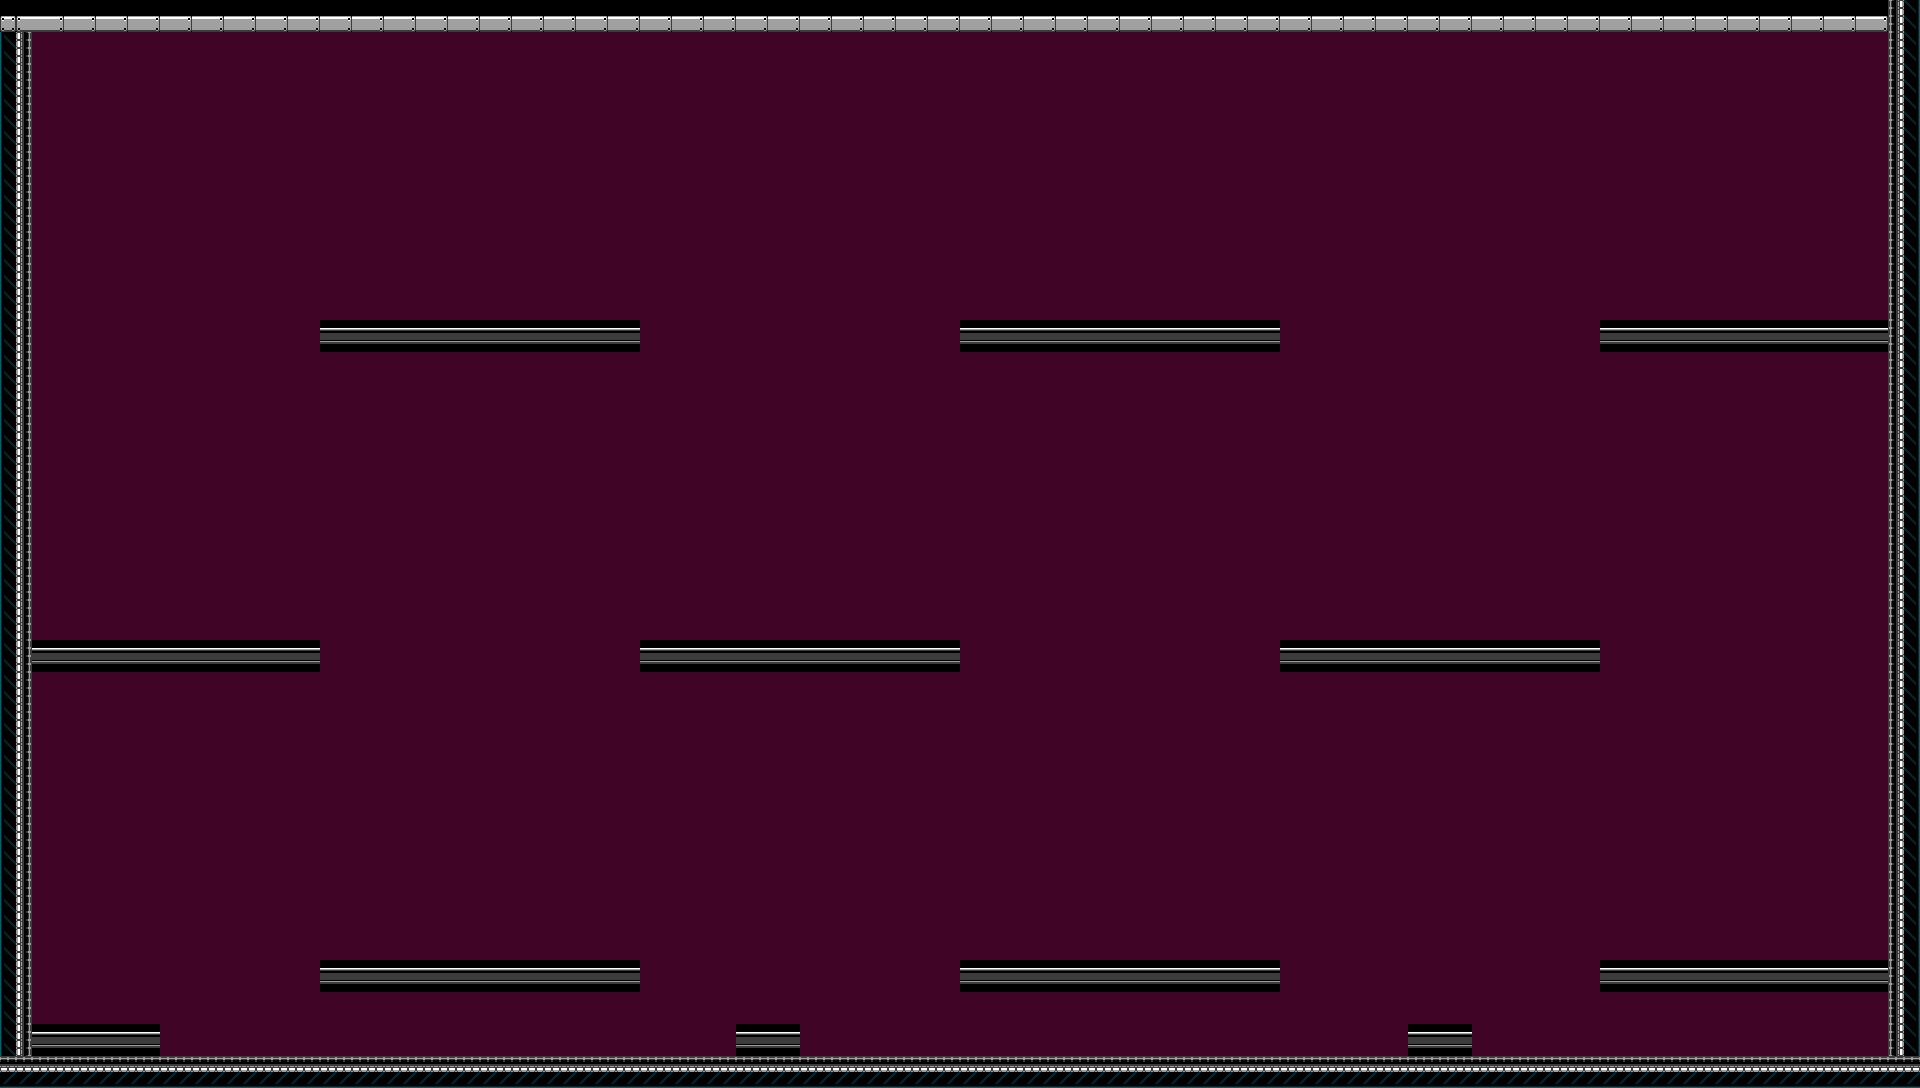

Tiled map render using the project's own tile images. Description and the map definition, with tile-layer contents summarised, below:
An orthogonal 60x34 tile map with 32x32 px tiles, 3 tile layers (Background, Tiles, Foreground) and 21 objects (2x enemy_crawler, player_spawn, door_right, extraction_point).

<map version="1.10" tiledversion="1.12.0" orientation="orthogonal" renderorder="right-down" width="60" height="34" tilewidth="32" tileheight="32" infinite="0" nextlayerid="6" nextobjectid="30">
 <properties>
  <property name="area" value="underworks" />
  <property name="doorRight" value="intro_room_02" />
  <property name="id" value="intro_room_01" />
  <property name="isBossRoom" value="false" />
  <property name="musicTrack" value="underworks_ambient" />
  <property name="world" value="irl" />
 </properties>
 <tileset firstgid="1" source="placeholder.tsx" />
 <layer id="1" name="Background" width="60" height="34">
  <data>[2040 cells, 0 non-empty, 0 distinct tile ids]</data>
 </layer>
 <layer id="2" name="Tiles" width="60" height="34">
  <data>[2040 cells, 2040 non-empty, 6 distinct tile ids]</data>
 </layer>
 <layer id="3" name="Foreground" width="60" height="34">
  <data>[2040 cells, 0 non-empty, 0 distinct tile ids]</data>
 </layer>
 <objectgroup id="4" name="Collisions">
  <properties>
   <property name="type" value="collision" />
  </properties>
  <object id="5" x="0" y="0" width="32" height="1088" />
  <object id="6" x="32" y="0" width="1888" height="32" />
  <object id="7" x="1888" y="0" width="32" height="944" />
  <object id="8" x="0" y="1056" width="1920" height="32" />
  <object id="11" x="320" y="320" width="320" height="32" />
  <object id="12" x="640" y="640" width="320" height="32" />
  <object id="13" x="320" y="960" width="320" height="32" />
  <object id="14" x="960" y="960" width="320" height="32" />
  <object id="15" x="1280" y="640" width="320" height="32" />
  <object id="17" x="1600" y="960" width="288" height="32" />
  <object id="18" x="1600" y="320" width="288" height="32" />
  <object id="19" x="960" y="320" width="320" height="32" />
  <object id="20" x="32" y="640" width="288" height="32" />
  <object id="21" x="32" y="1024" width="128" height="32" />
  <object id="22" x="736" y="1024" width="64" height="32" />
  <object id="23" x="1408" y="1024" width="64" height="32" />
 </objectgroup>
 <objectgroup id="5" name="Entities">
  <object id="25" name="player_spawn" x="100" y="1040">
   <properties>
    <property name="type" value="player_spawn" />
   </properties>
   <point />
  </object>
  <object id="26" name="enemy_crawler" x="783.774" y="619.461">
   <properties>
    <property name="type" value="enemy_crawler" />
   </properties>
   <point />
  </object>
  <object id="27" name="door_right" x="1860" y="944" width="60" height="112">
   <properties>
    <property name="type" value="door_right" />
    <property name="target" value="intro_room_02" />
   </properties>
  </object>
  <object id="28" name="extraction_point" x="32" y="944" width="92" height="112">
   <properties>
    <property name="type" value="extraction_point" />
   </properties>
  </object>
  <object id="29" name="enemy_crawler" x="1283" y="619">
   <properties>
    <property name="type" value="enemy_crawler" />
   </properties>
   <point />
  </object>
 </objectgroup>
</map>
